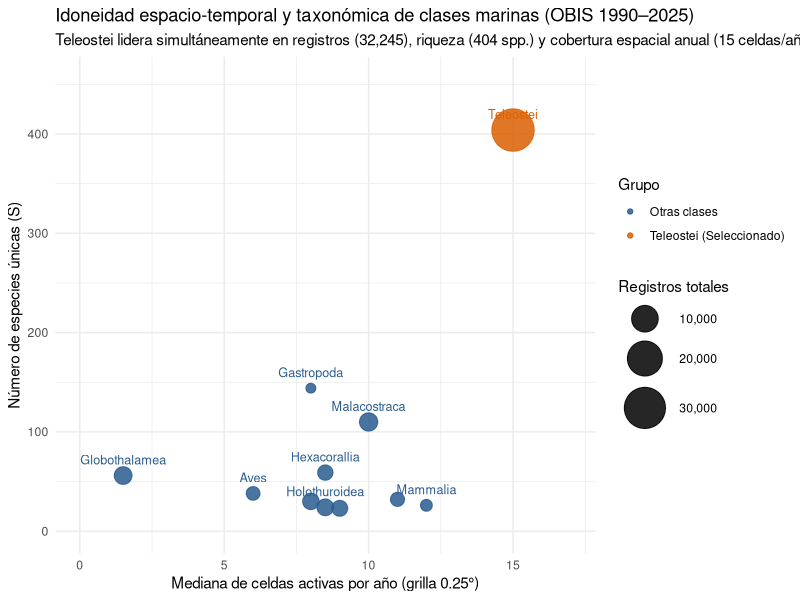
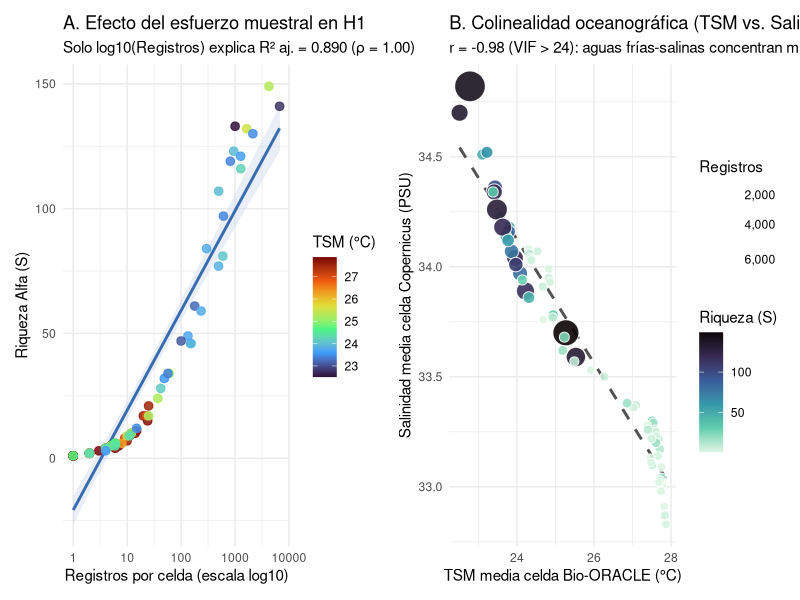
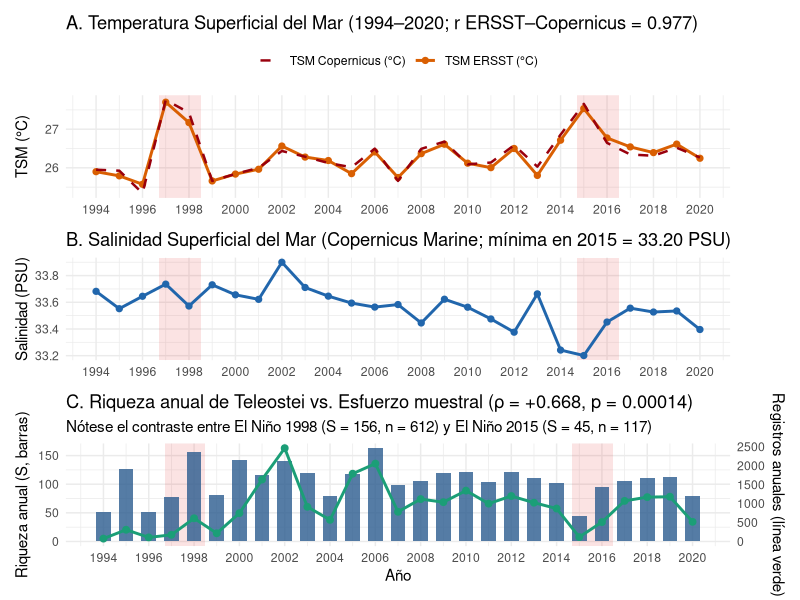
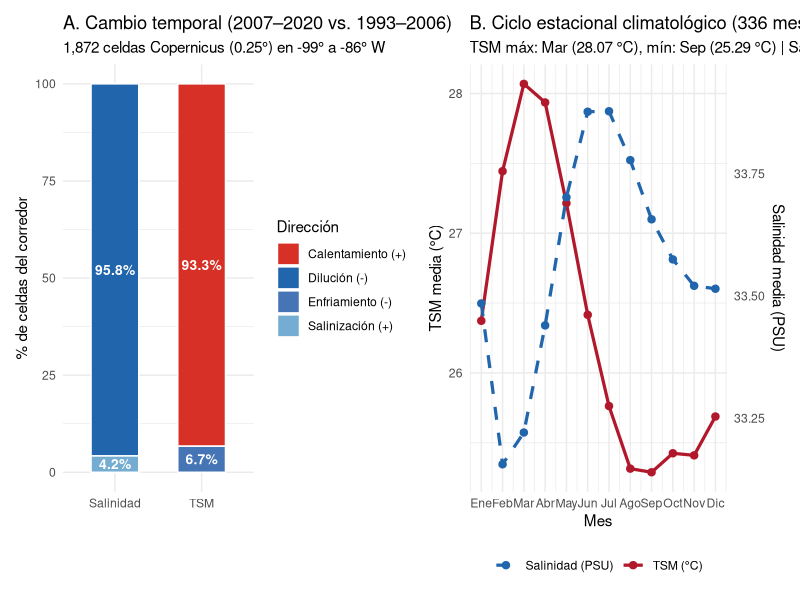

Generate these figures, in order, with R:
## ---- chunk 1
#| label: setup
#| include: false

paquetes <- c("dplyr", "tidyr", "tibble", "ggplot2", "patchwork", "knitr", "kableExtra")
faltantes <- paquetes[!(paquetes %in% installed.packages()[, "Package"])]
if (length(faltantes) > 0) {
  install.packages(faltantes, dependencies = TRUE, repos = "[https://cloud.r-project.org](https://cloud.r-project.org)")
}
invisible(lapply(paquetes, library, character.only = TRUE))

theme_set(theme_minimal(base_size = 11))
## ---- chunk 2
#| label: tabla-fase1-clases

tabla_clases_obis <- tibble::tibble(
  Clase = c(
    "Teleostei", "Malacostraca", "Globothalamea", "Holothuroidea",
    "Asteroidea", "Echinoidea", "Hexacorallia", "Elasmobranchii",
    "Aves", "Mammalia", "Gastropoda"
  ),
  `Registros (1990–2025)` = c(32245, 3853, 3587, 3173, 3063, 2868, 2665, 2321, 2228, 1902, 1779),
  `Especies (S)` = c(404, 110, 56, 24, 30, 23, 59, 32, 38, 26, 144),
  `Años con datos` = c(34, 34, 2, 34, 31, 31, 32, 32, 32, 34, 35),
  `Mediana celdas/año` = c(15.0, 10.0, 1.5, 8.5, 8.0, 9.0, 8.5, 11.0, 6.0, 12.0, 8.0),
  Evaluación = c(
    "Seleccionado (candidato óptimo)",
    "Moderada; revisar sesgo por dataset",
    "Descartado (solo 2 años, alta concentración)",
    "Picos marcados; posible sesgo muestral",
    "Cobertura espacial intermedia",
    "Cobertura espacial intermedia",
    "Cobertura espacial intermedia",
    "Candidato secundario (mejora reciente)",
    "Cobertura espacial baja",
    "Alta cobertura, baja riqueza específica",
    "Alta riqueza, menos registros y celdas"
  )
)

knitr::kable(
  tabla_clases_obis,
  format.args = list(big.mark = ","),
  caption = "Tabla 1. Evaluación comparativa de las principales clases marinas en OBIS (1990–2025, 0.25°)."
) |>
  kableExtra::kable_styling(
    bootstrap_options = c("striped", "hover", "condensed"),
    full_width = FALSE
  ) |>
  kableExtra::row_spec(1, bold = TRUE, background = "#e8f4f8")
## ---- chunk 3
#| label: fig-fase1-seleccion
#| fig-width: 9.5
#| fig-height: 4.8
#| fig-cap: "Figura 1. Criterios de selección taxonómica en Fase 1: riqueza específica vs. mediana anual de celdas ocupadas (0.25°) entre las principales clases de OBIS (1990–2025). El tamaño refleja el número total de registros."

df_plot_f1 <- tabla_clases_obis |>
  dplyr::mutate(Seleccionado = ifelse(Clase == "Teleostei", "Teleostei (Seleccionado)", "Otras clases"))

ggplot(df_plot_f1, aes(x = `Mediana celdas/año`, y = `Especies (S)`, size = `Registros (1990–2025)`, color = Seleccionado)) +
  geom_point(alpha = 0.85) +
  geom_text(
    aes(label = Clase),
    size = 3.2, vjust = -1.1, hjust = 0.5, show.legend = FALSE, check_overlap = TRUE
  ) +
  scale_color_manual(values = c("Teleostei (Seleccionado)" = "#d95f02", "Otras clases" = "#2b5c8f")) +
  scale_size_continuous(range = c(3, 14), labels = function(x) format(x, big.mark = ",")) +
  expand_limits(y = c(0, 455), x = c(0, 17)) +
  labs(
    title = "Idoneidad espacio-temporal y taxonómica de clases marinas (OBIS 1990–2025)",
    subtitle = "Teleostei lidera simultáneamente en registros (32,245), riqueza (404 spp.) y cobertura espacial anual (15 celdas/año)",
    x = "Mediana de celdas activas por año (grilla 0.25°)",
    y = "Número de especies únicas (S)",
    size = "Registros totales",
    color = "Grupo"
  ) +
  theme(legend.position = "right")
## ---- chunk 4
#| label: tabla-resumen-hipotesis

tabla_h1_h3 <- tibble::tibble(
  Hipótesis = c(
    "H1: Diversidad Alfa espacial vs. Ambiente (0.25°)",
    "H2: Diversidad Beta espacial vs. Distancia ambiental",
    "H3: Variación interanual (1994–2020)"
  ),
  `Método aplicado` = c(
    "Regresión lineal múltiple + correlaciones (n = 74 celdas)",
    "Test de Mantel Spearman (499 perm., 2,701 pares)",
    "Correlaciones Pearson / Spearman anuales (n = 27 años)"
  ),
  `Resultados estadísticos clave` = c(
    "R² aj. = 0.910 | TSM: β = -13.09 (p = 0.0038) | Sal.: β = -36.99 (p = 0.0148) | log10(Chl): p = 0.167 | log10(Esf.): β = +35.08 (t = 19.75, p < 0.0001). Colinealidad TSM–Sal.: r = -0.98 (VIF = 24.5 y 29.5).",
    "ρ Mantel = +0.335 (p = 0.002). Mayor diferencia oceanográfica (ΔTSM + ΔSalinidad + Δlog10 Chl-a) se asocia con mayor disimilitud de Jaccard.",
    "TSM ERSST vs. S: ρ = +0.041 (p = 0.841) | TSM Cop. vs. S: ρ = +0.064 (p = 0.752) | Sal. vs. S: ρ = +0.083 (p = 0.681) | Registros vs. S: ρ = +0.668 (p = 0.00014). Única señal bivariada débil: Sal. vs. Simpson (r = +0.398, p = 0.040)."
  ),
  Veredicto = c(
    "Parcialmente apoyada (dominada por esfuerzo y colinealidad TSM–Salinidad)",
    "Apoyada (recambio espacial estructurado por el ambiente)",
    "No apoyada (variación anual controlada por esfuerzo muestral)"
  )
)

knitr::kable(
  tabla_h1_h3,
  caption = "Tabla 2. Síntesis cuantitativa del contraste de hipótesis H1–H3 para Teleostei (OBIS, 1993–2020)."
) |>
  kableExtra::kable_styling(
    bootstrap_options = c("striped", "hover", "condensed"),
    full_width = TRUE
  )
## ---- chunk 5
#| label: datos-h1-y-tabla-sensibilidad

df_celdas_74 <- tibble::tibble(
  lon_025 = c(-95.625, -94.875, -93.625, -90.875, -90.375, -95.625, -92.375, -90.125, -96.625, -96.375, -95.875, -95.625, -95.375, -92.875, -92.625, -94.625, -93.875, -92.375, -92.125, -91.875, -91.125, -94.375, -90.375, -94.875, -94.625, -91.625, -90.875, -90.625, -90.125, -95.125, -93.625, -92.875, -92.125, -90.875, -91.875, -91.125, -97.875, -91.875, -91.625, -90.375, -97.875, -94.625, -94.375, -91.875, -91.625, -93.125, -90.625, -94.125, -93.875, -93.625, -93.375, -90.875, -90.625, -91.625, -91.375, -90.875, -90.625, -90.375, -92.625, -91.875, -91.625, -91.375, -91.125, -90.875, -90.625, -90.375, -91.875, -91.625, -91.375, -91.125, -90.875, -90.625, -90.375, -90.125),
  lat_025 = c(6.375, 6.375, 6.375, 6.375, 6.375, 6.125, 6.125, 5.875, 5.625, 5.625, 5.625, 5.625, 5.625, 5.625, 5.625, 5.375, 5.375, 5.375, 5.125, 4.875, 4.625, 4.375, 4.375, 4.125, 4.125, 3.875, 3.625, 3.375, 3.375, 3.125, 2.875, 2.625, 2.125, 1.875, 1.625, 1.625, 1.375, 1.375, 1.375, 1.375, 1.125, 1.125, 1.125, 1.125, 1.125, 0.875, 0.875, 0.625, 0.625, 0.625, 0.625, 0.625, 0.625, 0.375, 0.375, 0.375, 0.375, 0.375, 0.125, 0.125, 0.125, 0.125, 0.125, 0.125, 0.125, 0.125, -0.125, -0.375, -0.375, -0.375, -0.375, -0.375, -0.375, -0.375),
  n_registros = c(14, 15, 2, 1, 7, 1, 1, 3, 25, 23, 10, 6, 4, 24, 1, 20, 4, 6, 1, 5, 1, 5, 2, 1, 12, 11, 11, 2, 2, 9, 4, 23, 8, 2, 1649, 10, 2, 4251, 37, 25, 6, 5, 4, 60, 12, 6, 1, 2, 11, 4, 6, 1277, 154, 150, 297, 946, 594, 42, 4, 15, 610, 818, 49, 134, 494, 497, 100, 1004, 6715, 179, 57, 2141, 1271, 235),
  riqueza_alpha = c(10, 11, 2, 1, 5, 1, 1, 3, 21, 17, 7, 6, 4, 15, 1, 17, 4, 4, 1, 5, 1, 5, 2, 1, 10, 9, 9, 2, 2, 8, 4, 17, 6, 2, 132, 9, 2, 149, 24, 17, 6, 5, 4, 34, 10, 6, 1, 2, 9, 4, 5, 116, 46, 46, 84, 123, 81, 28, 3, 12, 97, 119, 32, 49, 77, 107, 47, 133, 141, 61, 34, 130, 121, 59),
  shannon_alpha = c(2.243, 2.274, 0.693, 0, 1.55, 0, 0, 1.099, 2.976, 2.755, 1.834, 1.792, 1.386, 2.47, 0, 2.773, 1.386, 1.242, 0, 1.609, 0, 1.609, 0.693, 0, 2.254, 2.146, 2.146, 0.693, 0.693, 2.043, 1.386, 2.755, 1.667, 0.693, 4.11, 2.164, 0.693, 4.027, 2.961, 2.742, 1.792, 1.609, 1.386, 3.249, 2.254, 1.792, 0, 0.693, 2.146, 1.386, 1.561, 3.749, 3.553, 3.505, 4.039, 3.922, 3.757, 3.168, 1.04, 2.426, 3.972, 4.051, 3.237, 3.63, 3.748, 4.06, 3.643, 3.945, 3.884, 3.649, 3.314, 4.075, 4.083, 3.641),
  beta_jaccard = c(0.912, 0.91, 0.946, 0.96, 0.931, 0.971, 0.96, 0.943, 0.892, 0.897, 0.918, 0.922, 0.929, 0.903, 0.96, 0.896, 0.929, 0.935, 0.971, 0.925, 0.96, 0.925, 0.946, 0.971, 0.912, 0.914, 0.914, 0.946, 0.946, 0.916, 0.929, 0.897, 0.922, 0.946, 0.881, 0.914, 0.946, 0.883, 0.89, 0.897, 0.922, 0.925, 0.929, 0.884, 0.912, 0.922, 1, 0.946, 0.914, 0.929, 0.925, 0.878, 0.881, 0.881, 0.876, 0.876, 0.875, 0.888, 0.943, 0.908, 0.874, 0.875, 0.885, 0.88, 0.874, 0.873, 0.88, 0.875, 0.877, 0.877, 0.884, 0.874, 0.874, 0.877),
  tsm_celda = c(27.67, 27.71, 27.75, 27.82, 27.84, 27.62, 27.77, 27.87, 27.51, 27.54, 27.57, 27.6, 27.62, 27.75, 27.77, 27.61, 27.66, 27.76, 27.73, 27.71, 27.68, 27.49, 27.74, 27.38, 27.4, 27.53, 27.51, 27.47, 27.48, 27.09, 27.03, 26.86, 26.27, 25.92, 25.53, 25.49, 24.83, 25.27, 25.23, 25.19, 24.53, 24.82, 24.86, 24.94, 24.93, 24.67, 24.68, 24.3, 24.32, 24.35, 24.37, 24.22, 24.31, 23.8, 23.79, 23.95, 24.08, 24.14, 23.62, 23.51, 23.43, 23.41, 23.57, 23.71, 23.86, 23.97, 23.1, 22.51, 22.78, 23.22, 23.38, 23.48, 23.63, 23.77),
  clorofila_celda = c(0.168, 0.161, 0.155, 0.165, 0.172, 0.169, 0.154, 0.175, 0.166, 0.165, 0.163, 0.162, 0.16, 0.151, 0.151, 0.155, 0.151, 0.148, 0.147, 0.144, 0.146, 0.149, 0.156, 0.151, 0.149, 0.147, 0.151, 0.158, 0.162, 0.16, 0.159, 0.165, 0.181, 0.214, 0.225, 0.237, 0.244, 0.242, 0.246, 0.264, 0.261, 0.253, 0.251, 0.256, 0.259, 0.267, 0.296, 0.285, 0.282, 0.281, 0.281, 0.34, 0.335, 0.391, 0.415, 0.369, 0.345, 0.339, 0.343, 0.464, 0.562, 0.622, 0.483, 0.416, 0.371, 0.354, 0.665, 1.454, 2.939, 1.483, 0.875, 0.67, 0.561, 0.431),
  salinidad_celda = c(33.22, 33.17, 33.09, 32.91, 32.87, 33.25, 33.01, 32.83, 33.3, 33.29, 33.26, 33.25, 33.23, 33.04, 33.02, 33.2, 33.14, 33.01, 33.02, 33.03, 33.02, 33.22, 32.98, 33.28, 33.26, 33.1, 33.1, 33.13, 33.11, 33.37, 33.36, 33.38, 33.5, 33.53, 33.59, 33.57, 33.99, 33.7, 33.68, 33.62, 34.07, 33.95, 33.93, 33.78, 33.77, 33.91, 33.76, 34.08, 34.06, 34.04, 34.03, 33.89, 33.86, 34.18, 34.16, 34.04, 33.97, 33.94, 34.26, 34.33, 34.36, 34.34, 34.23, 34.14, 34.07, 34.01, 34.51, 34.7, 34.82, 34.52, 34.34, 34.26, 34.18, 34.12)
) |>
  dplyr::mutate(
    log10_esfuerzo = log10(n_registros),
    log10_chl = log10(clorofila_celda)
  )

tabla_sens_h1 <- tibble::tibble(
  `Especificación del Modelo (n = 74 celdas)` = c(
    "M0: Solo esfuerzo (log10_esfuerzo)",
    "M1: Completo de Fase 2 (TSM + Salinidad + log10_Chl + log10_esfuerzo)",
    "M2: Sin Salinidad (TSM + log10_Chl + log10_esfuerzo)",
    "M3: Sin TSM (Salinidad + log10_Chl + log10_esfuerzo)"
  ),
  `R² ajustado` = c(0.890, 0.910, 0.903, 0.900),
  `β TSM (p)` = c("—", "-13.09 (0.0038)", "-2.94 (0.0864)", "—"),
  `β Salinidad (p)` = c("—", "-36.99 (0.0148)", "—", "+4.11 (0.4832)"),
  `β log10(Chl-a) (p)` = c("—", "+17.33 (0.1670)", "+3.99 (0.7173)", "+11.45 (0.3262)"),
  Diagnóstico = c(
    "Base: esfuerzo explica 89% de la riqueza",
    "VIF(TSM)=24.5, VIF(Sal)=29.5 (inversión de signo)",
    "Sin colinealidad severa; TSM marginal (p=0.086)",
    "Sin colinealidad severa; Salinidad no significativa"
  )
)

knitr::kable(
  tabla_sens_h1,
  caption = "Tabla 3. Análisis de sensibilidad y diagnóstico de multicolinealidad en la Hipótesis H1."
) |>
  kableExtra::kable_styling(
    bootstrap_options = c("striped", "hover", "condensed"),
    full_width = FALSE
  )
## ---- chunk 6
#| label: fig-h1-diagnostico
#| fig-width: 10.5
#| fig-height: 4.8
#| fig-cap: "Figura 2. Diagnóstico espacial de H1 en las 74 celdas activas (0.25°): (A) acople casi perfecto entre esfuerzo de muestreo y riqueza observada; (B) colinealidad extrema entre TSM y Salinidad (r = -0.98) con concentración de la mayor riqueza en las aguas más frías, salinas y productivas del sur (Galápagos)."

p_h1_a <- ggplot(df_celdas_74, aes(x = n_registros, y = riqueza_alpha)) +
  geom_smooth(method = "lm", color = "#386cb0", fill = "#cbd5e8", alpha = 0.4) +
  geom_point(aes(color = tsm_celda), size = 2.6, alpha = 0.85) +
  scale_x_log10() +
  scale_color_viridis_c(option = "turbo", name = "TSM (°C)") +
  labs(
    title = "A. Efecto del esfuerzo muestral en H1",
    subtitle = "Solo log10(Registros) explica R² aj. = 0.890 (ρ = 1.00)",
    x = "Registros por celda (escala log10)",
    y = "Riqueza Alfa (S)"
  )

p_h1_b <- ggplot(df_celdas_74, aes(x = tsm_celda, y = salinidad_celda)) +
  geom_smooth(method = "lm", color = "#525252", linetype = "dashed", se = FALSE) +
  geom_point(aes(size = n_registros, fill = riqueza_alpha), shape = 21, color = "white", alpha = 0.9) +
  scale_fill_viridis_c(option = "mako", direction = -1, name = "Riqueza (S)") +
  scale_size_continuous(range = c(2.5, 10), name = "Registros", labels = function(x) format(x, big.mark = ",")) +
  labs(
    title = "B. Colinealidad oceanográfica (TSM vs. Salinidad)",
    subtitle = "r = -0.98 (VIF > 24): aguas frías-salinas concentran mayor riqueza",
    x = "TSM media celda Bio-ORACLE (°C)",
    y = "Salinidad media celda Copernicus (PSU)"
  )

p_h1_a + p_h1_b
## ---- chunk 7
#| label: fig-h3-interanual
#| fig-width: 10.5
#| fig-height: 7.2
#| fig-cap: "Figura 3. Dinámica interanual integrada (1994–2020): (A) TSM anual ERSST y Copernicus con eventos El Niño (franjas rojas); (B) Salinidad Superficial Copernicus; (C) Riqueza Alfa anual (barras) acoplada a la variación del esfuerzo muestral (línea)."

df_anual_27 <- tibble::tibble(
  year = 1994:2020,
  tsm_ersst = c(25.900, 25.792, 25.574, 27.700, 27.171, 25.660, 25.838, 25.963, 26.564, 26.278, 26.189, 25.849, 26.412, 25.748, 26.367, 26.611, 26.120, 26.004, 26.501, 25.803, 26.715, 27.535, 26.774, 26.542, 26.394, 26.614, 26.248),
  tsm_cop = c(25.951, 25.926, 25.342, 27.758, 27.427, 25.662, 25.843, 25.999, 26.436, 26.288, 26.125, 26.014, 26.497, 25.661, 26.491, 26.679, 26.090, 26.137, 26.586, 26.030, 26.859, 27.656, 26.646, 26.346, 26.312, 26.521, 26.266),
  salinidad = c(33.682, 33.552, 33.645, 33.736, 33.572, 33.731, 33.656, 33.622, 33.900, 33.711, 33.646, 33.594, 33.564, 33.583, 33.445, 33.623, 33.563, 33.475, 33.376, 33.663, 33.242, 33.201, 33.452, 33.556, 33.527, 33.535, 33.396),
  n_registros = c(75, 309, 107, 175, 612, 216, 747, 1635, 2463, 914, 570, 1789, 2055, 783, 1119, 1037, 1342, 999, 1199, 1024, 869, 117, 511, 1071, 1170, 1181, 518),
  riqueza_s = c(52, 126, 52, 77, 156, 82, 142, 116, 140, 120, 80, 117, 163, 98, 105, 120, 122, 104, 122, 111, 103, 45, 96, 105, 110, 112, 79),
  shannon_h = c(3.853, 4.477, 3.744, 4.142, 4.566, 4.081, 4.452, 4.086, 4.277, 4.194, 3.973, 4.120, 4.361, 4.066, 4.134, 4.211, 4.216, 4.096, 4.240, 4.211, 4.173, 3.411, 4.068, 4.120, 3.805, 4.040, 3.867),
  beta_jacc = c(0.855, 0.648, 0.855, 0.785, 0.564, 0.771, 0.603, 0.676, 0.609, 0.665, 0.777, 0.673, 0.545, 0.726, 0.707, 0.665, 0.659, 0.709, 0.659, 0.690, 0.712, 0.874, 0.732, 0.707, 0.693, 0.687, 0.779)
)

p_h3_1 <- ggplot(df_anual_27, aes(x = year)) +
  annotate("rect", xmin = 1996.7, xmax = 1998.5, ymin = -Inf, ymax = Inf, fill = "#e31a1c", alpha = 0.12) +
  annotate("rect", xmin = 2014.7, xmax = 2016.5, ymin = -Inf, ymax = Inf, fill = "#e31a1c", alpha = 0.12) +
  geom_line(aes(y = tsm_ersst, color = "TSM ERSST (°C)"), linewidth = 1) +
  geom_point(aes(y = tsm_ersst, color = "TSM ERSST (°C)"), size = 1.8) +
  geom_line(aes(y = tsm_cop, color = "TSM Copernicus (°C)"), linewidth = 0.85, linetype = "dashed") +
  scale_color_manual(values = c("TSM ERSST (°C)" = "#d95f02", "TSM Copernicus (°C)" = "#99000d"), name = NULL) +
  scale_x_continuous(breaks = seq(1994, 2020, by = 2)) +
  labs(title = "A. Temperatura Superficial del Mar (1994–2020; r ERSST–Copernicus = 0.977)", x = NULL, y = "TSM (°C)") +
  theme(legend.position = "top")

p_h3_2 <- ggplot(df_anual_27, aes(x = year, y = salinidad)) +
  annotate("rect", xmin = 1996.7, xmax = 1998.5, ymin = -Inf, ymax = Inf, fill = "#e31a1c", alpha = 0.12) +
  annotate("rect", xmin = 2014.7, xmax = 2016.5, ymin = -Inf, ymax = Inf, fill = "#e31a1c", alpha = 0.12) +
  geom_line(color = "#2166ac", linewidth = 1) +
  geom_point(color = "#2166ac", size = 1.8) +
  scale_x_continuous(breaks = seq(1994, 2020, by = 2)) +
  labs(title = "B. Salinidad Superficial del Mar (Copernicus Marine; mínima en 2015 = 33.20 PSU)", x = NULL, y = "Salinidad (PSU)")

escala_reg <- max(df_anual_27$n_registros) / max(df_anual_27$riqueza_s)

p_h3_3 <- ggplot(df_anual_27, aes(x = year)) +
  annotate("rect", xmin = 1996.7, xmax = 1998.5, ymin = -Inf, ymax = Inf, fill = "#e31a1c", alpha = 0.12) +
  annotate("rect", xmin = 2014.7, xmax = 2016.5, ymin = -Inf, ymax = Inf, fill = "#e31a1c", alpha = 0.12) +
  geom_col(aes(y = riqueza_s), fill = "#2b5c8f", alpha = 0.8, width = 0.65) +
  geom_line(aes(y = n_registros / escala_reg), color = "#1b9e77", linewidth = 1) +
  geom_point(aes(y = n_registros / escala_reg), color = "#1b9e77", size = 2) +
  scale_y_continuous(
    name = "Riqueza anual (S, barras)",
    sec.axis = sec_axis(~ . * escala_reg, name = "Registros anuales (línea verde)")
  ) +
  scale_x_continuous(breaks = seq(1994, 2020, by = 2)) +
  labs(
    title = "C. Riqueza anual de Teleostei vs. Esfuerzo muestral (ρ = +0.668, p = 0.00014)",
    subtitle = "Nótese el contraste entre El Niño 1998 (S = 156, n = 612) y El Niño 2015 (S = 45, n = 117)",
    x = "Año"
  )

p_h3_1 / p_h3_2 / p_h3_3
## ---- chunk 8
#| label: tabla-anomalias-corredor

tabla_anomalias <- tibble::tibble(
  `Variable y Enfoque` = c(
    "TSM — Anomalía espacial (Norte cálido > +1.0 °C)",
    "TSM — Anomalía espacial (Sur frío < -1.0 °C)",
    "Salinidad — Anomalía espacial (Sur salino > +0.5 PSU)",
    "Salinidad — Anomalía espacial (Norte diluido < -0.5 PSU)",
    "TSM — Cambio temporal (Calentamiento: 2007–2020 vs. 1993–2006)",
    "TSM — Cambio temporal (Enfriamiento: 2007–2020 vs. 1993–2006)",
    "Salinidad — Cambio temporal (Dilución: 2007–2020 vs. 1993–2006)",
    "Salinidad — Cambio temporal (Salinización: 2007–2020 vs. 1993–2006)"
  ),
  `Celdas (n)` = c(789, 554, 515, 490, 1746, 126, 1793, 79),
  `% Corredor` = c(42.1, 29.6, 27.5, 26.2, 93.3, 6.7, 95.8, 4.2),
  `Media del Grupo` = c(
    "+1.378 °C", "-2.123 °C", "+0.918 PSU", "-0.755 PSU",
    "+0.191 °C", "-0.057 °C", "-0.196 PSU", "+0.030 PSU"
  ),
  `Latitud Media` = c("5.09° N", "-0.66° S", "-0.73° S", "4.70° N", "2.78° N", "-1.38° S", "2.34° N", "6.07° N")
)

knitr::kable(
  tabla_anomalias,
  format.args = list(big.mark = ","),
  caption = "Tabla 4. Zonificación espacial y cambio temporal (2007–2020 vs. 1993–2006) en el corredor Galápagos–Coco (Copernicus 0.25°, 1,872 celdas)."
) |>
  kableExtra::kable_styling(
    bootstrap_options = c("striped", "hover", "condensed"),
    full_width = FALSE
  )
## ---- chunk 9
#| label: fig-oceanografia-corredor
#| fig-width: 10.5
#| fig-height: 4.8
#| fig-cap: "Figura 4. Dinámica oceanográfica del corredor marino (Copernicus 1993–2020): (A) proporción de las 1,872 celdas con calentamiento y dilución entre 2007–2020 y 1993–2006; (B) ciclo estacional climatológico acoplado de TSM y Salinidad (336 meses)."

df_cambio <- tibble::tibble(
  Variable = c("TSM", "TSM", "Salinidad", "Salinidad"),
  Tendencia = c("Calentamiento (+)", "Enfriamiento (-)", "Dilución (-)", "Salinización (+)"),
  Porcentaje = c(93.3, 6.7, 95.8, 4.2)
)

p_oc_a <- ggplot(df_cambio, aes(x = Variable, y = Porcentaje, fill = Tendencia)) +
  geom_col(width = 0.55, color = "white") +
  geom_text(aes(label = paste0(Porcentaje, "%")), position = position_stack(vjust = 0.5), color = "white", fontface = "bold", size = 3.5) +
  scale_fill_manual(values = c(
    "Calentamiento (+)" = "#d73027",
    "Enfriamiento (-)" = "#4575b4",
    "Dilución (-)" = "#2166ac",
    "Salinización (+)" = "#74add1"
  )) +
  labs(
    title = "A. Cambio temporal (2007–2020 vs. 1993–2006)",
    subtitle = "1,872 celdas Copernicus (0.25°) en -99° a -86° W",
    x = NULL, y = "% de celdas del corredor", fill = "Dirección"
  )

df_estacional <- tibble::tibble(
  mes_num = 1:12,
  mes = factor(c("Ene", "Feb", "Mar", "Abr", "May", "Jun", "Jul", "Ago", "Sep", "Oct", "Nov", "Dic"),
               levels = c("Ene", "Feb", "Mar", "Abr", "May", "Jun", "Jul", "Ago", "Sep", "Oct", "Nov", "Dic")),
  tsm = c(26.373, 27.444, 28.069, 27.936, 27.215, 26.416, 25.763, 25.315, 25.289, 25.425, 25.410, 25.688),
  sal = c(33.485, 33.156, 33.221, 33.440, 33.702, 33.877, 33.878, 33.778, 33.657, 33.575, 33.521, 33.515)
)

# Reescalar salinidad para graficar junto a TSM
sal_a_tsm <- function(s) (s - 33.0) * 3.5 + 24.8
tsm_a_sal <- function(t) (t - 24.8) / 3.5 + 33.0

p_oc_b <- ggplot(df_estacional, aes(x = mes_num)) +
  geom_line(aes(y = tsm, color = "TSM (°C)"), linewidth = 1.1) +
  geom_point(aes(y = tsm, color = "TSM (°C)"), size = 2.2) +
  geom_line(aes(y = sal_a_tsm(sal), color = "Salinidad (PSU)"), linewidth = 1.1, linetype = "dashed") +
  geom_point(aes(y = sal_a_tsm(sal), color = "Salinidad (PSU)"), size = 2.2) +
  scale_x_continuous(breaks = 1:12, labels = levels(df_estacional$mes)) +
  scale_y_continuous(
    name = "TSM media (°C)",
    sec.axis = sec_axis(~ tsm_a_sal(.), name = "Salinidad media (PSU)")
  ) +
  scale_color_manual(values = c("TSM (°C)" = "#b2182b", "Salinidad (PSU)" = "#2166ac"), name = NULL) +
  labs(
    title = "B. Ciclo estacional climatológico (336 meses)",
    subtitle = "TSM máx: Mar (28.07 °C), mín: Sep (25.29 °C) | Sal máx: Jul (33.88 PSU)",
    x = "Mes"
  ) +
  theme(legend.position = "bottom")

p_oc_a + p_oc_b + patchwork::plot_layout(widths = c(1, 1.35))
